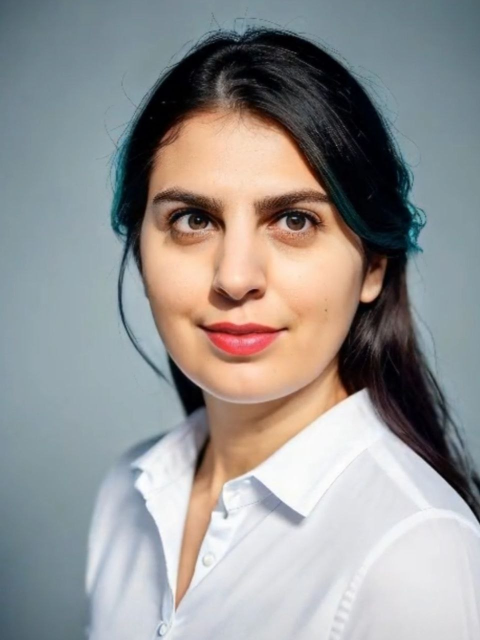
#> input picture img/19_face.jpg, 960 x 1280 px, given in place of the camera (shown at 1/2 size)
$ python 15_face_detection.py
#> lines starting #> are read from the running program, lines starting #| are printed output that depends on the picture; after the words box and inside, x2 and y2 are one past the last pixel; in counts of white or black regions, pixels touching at a corner belong together
import cv2
import os
# Load the Haar Cascade for face detection
face_cascade = cv2.CascadeClassifier(cv2.data.haarcascades + 'haarcascade_frontalface_alt.xml')

# Start webcam
cap = cv2.VideoCapture(0)
if not cap.isOpened():
    raise IOError("Cannot open webcam")

scaling_factor = 0.5  # Scale down for performance
save_counter = 0

# Folder to save faces
os.makedirs("faces", exist_ok=True)

while True:
    ret, frame = cap.read()
#> frame is the input picture: shape (1280, 960, 3); mean B, G, R 147.1, 147.9, 148.9
    if not ret:
        break

    frame = cv2.resize(frame, None, fx=scaling_factor, fy=scaling_factor, interpolation=cv2.INTER_AREA)
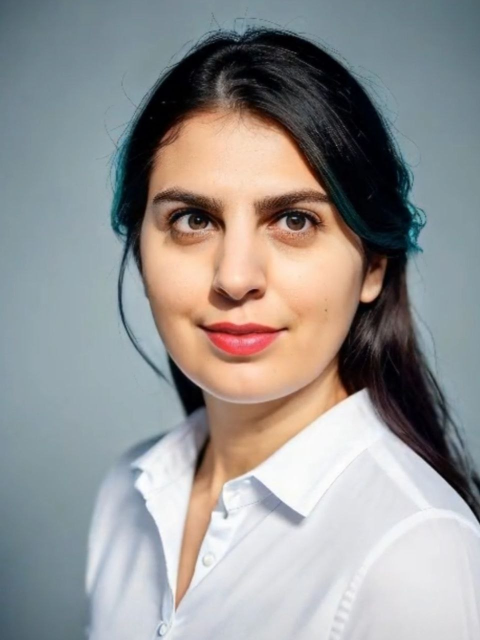
#> frame: shape (640, 480, 3); mean B, G, R 147.2, 148, 149
    gray = cv2.cvtColor(frame, cv2.COLOR_BGR2GRAY)
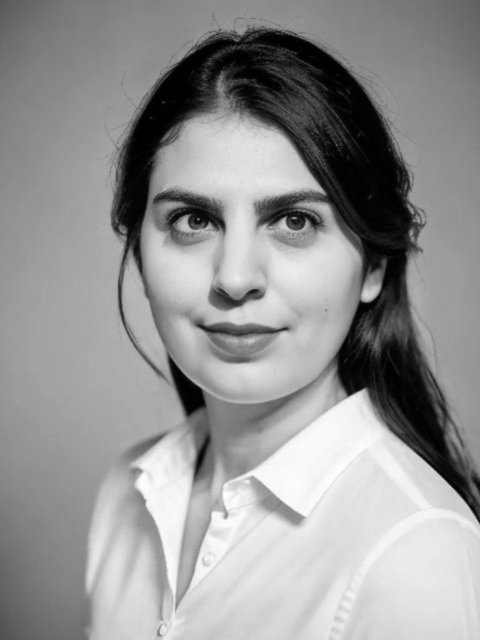
#> gray: shape (640, 480); min 0, max 255, mean 148.2

    # Detect faces
    face_rects = face_cascade.detectMultiScale(gray, scaleFactor=1.3, minNeighbors=5)
#> face_rects = [[106, 120, 271, 271]]

    # Draw rectangles
    for (x, y, w, h) in face_rects:
        cv2.rectangle(frame, (x, y), (x + w, y + h), (0, 255, 0), 2)

        # Save faces on 's' key press
        if cv2.waitKey(1) & 0xFF == ord('s'):
            face_img = frame[y:y+h, x:x+w]
            face_path = f"faces/face_{save_counter}.png"
            cv2.imwrite(face_path, face_img)
            save_counter += 1
#> this loop made 1 pass; (key Esc is pressed on pass 1)
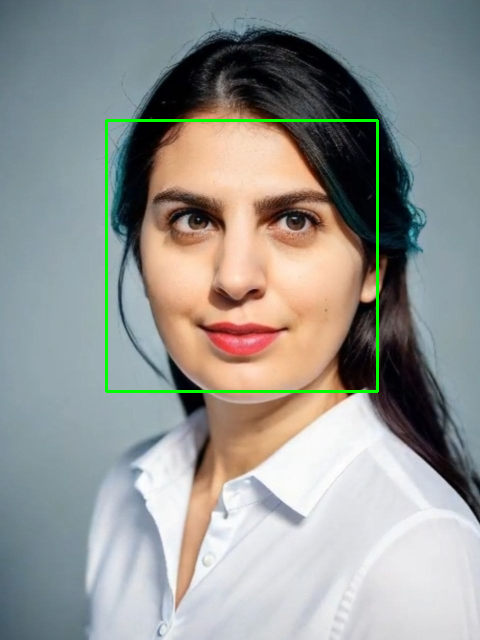
#> frame: shape (640, 480, 3); 1.06% of pixels changed, all inside (x1, y1, x2, y2) = (105, 119, 379, 393)
#> after the loop, save_counter = 0

    # Add info text
    info_text = f"Faces: {len(face_rects)} | Press 's' to save, ESC to exit"

    cv2.putText(frame, info_text, (10, frame.shape[0] - 10),
                cv2.FONT_HERSHEY_SIMPLEX, 0.5, (255, 255, 255), 1, cv2.LINE_AA)
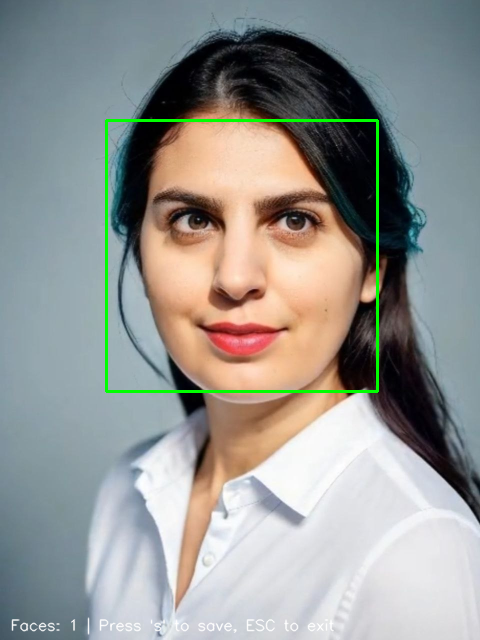
#> frame: shape (640, 480, 3); 0.53% of pixels changed, all inside (x1, y1, x2, y2) = (11, 617, 334, 635)

    cv2.imshow('Face Detector', frame)

    # Press ESC to exit
    if cv2.waitKey(1) & 0xFF == 27:
#> (key Esc is pressed here)
        break

cap.release()
cv2.destroyAllWindows()

$ run again, on img/01.png
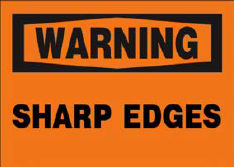
#> input picture img/01.png, 234 x 167 px, given in place of the camera
#> frame is the input picture: shape (167, 234, 3); mean B, G, R 25, 90, 180.3
#> `gray = cv2.cvtColor(frame, cv2.COLOR_BGR2GRAY)`:
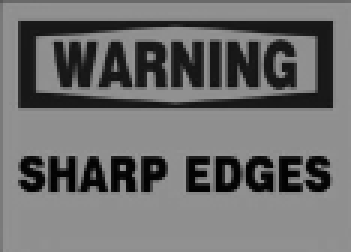
#> gray: shape (84, 117) (shown 3 times larger); min 1, max 151, mean 109.9
#> face_rects = ()
#> after the loop `for (x, y, w, h) in face_rects:`: save_counter = 0
#> `cv2.putText(frame, info_text, (10, frame.shape[0] - 10), cv2.FONT_HERS..`:
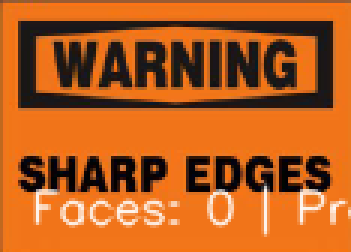
#> frame: shape (84, 117, 3) (shown 3 times larger); mean B, G, R 30.9, 93.9, 181.4

$ run again, on img/03_train.png
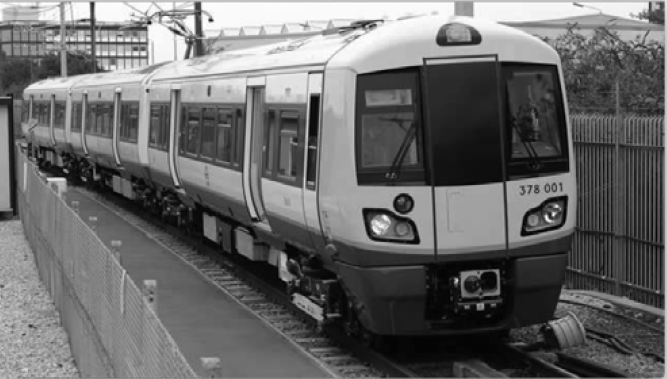
#> input picture img/03_train.png, 667 x 379 px, given in place of the camera
#> frame is the input picture: shape (379, 667, 3); mean B, G, R 104.6, 104.6, 104.6
#> `frame = cv2.resize(frame, None, fx=scaling_factor, fy=scaling_factor, ..`:
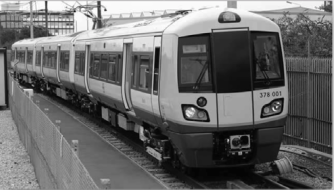
#> frame: shape (190, 334, 3); mean B, G, R 105, 105, 105
#> face_rects = ()
#> after the loop `for (x, y, w, h) in face_rects:`: save_counter = 0
#> `cv2.putText(frame, info_text, (10, frame.shape[0] - 10), cv2.FONT_HERS..`:
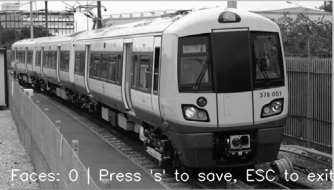
#> frame: shape (190, 334, 3); 2.81% of pixels changed, all inside (x1, y1, x2, y2) = (11, 167, 334, 185)
